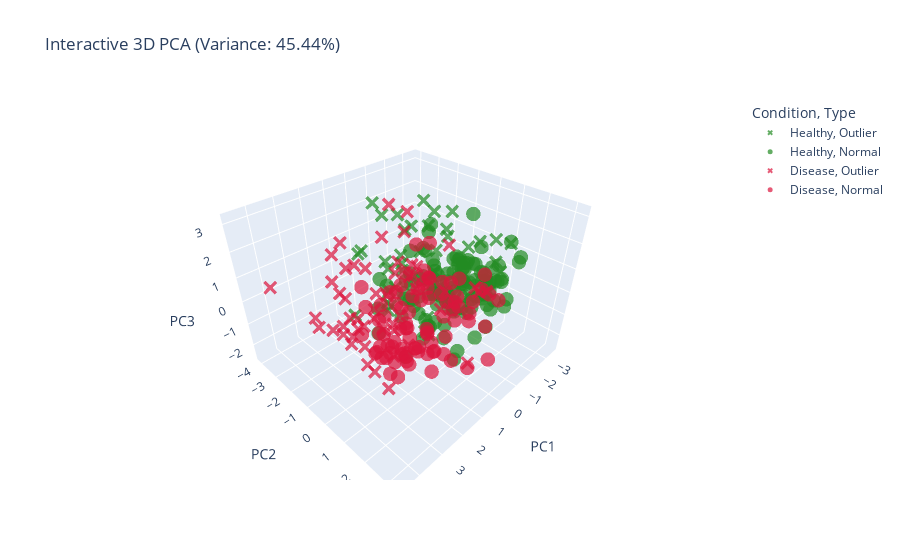

Source (notebook cell):
### Code cell
# Add PCA results to DataFrame for Plotly
df['PC1'] = components[:, 0]
df['PC2'] = components[:, 1]
df['PC3'] = components[:, 2]

# 4. Create Interactive 3D Plot
fig = px.scatter_3d(
    df, 
    x='PC1', 
    y='PC2', 
    z='PC3',
    color='Condition',        # Colors points by Healthy/Disease
    symbol='Type',            # Different shapes for Normal/Outlier
    color_discrete_map={'Healthy': 'forestgreen', 'Disease': 'crimson'},
    symbol_map={'Normal': 'circle', 'Outlier': 'x'},
    title=f"Interactive 3D PCA (Variance: {pca.explained_variance_ratio_.sum()*100:.2f}%)",
    opacity=0.7,
    hover_data=['age', 'sex', 'chol', 'thalach'] # Info shown when you hover mouse
)

# Make markers a bit smaller/cleaner
fig.update_traces(marker=dict(size=5))

# Show the plot
fig.show()

# Optional: Save as HTML to view later or send to professor
fig.write_html("interactive_pca.html")
